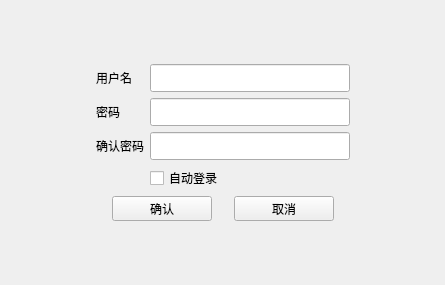
<?xml version="1.0" encoding="UTF-8"?>
<ui version="4.0">
 <class>setAdminWgt</class>
 <widget class="QWidget" name="setAdminWgt">
  <property name="geometry">
   <rect>
    <x>0</x>
    <y>0</y>
    <width>445</width>
    <height>285</height>
   </rect>
  </property>
  <property name="windowTitle">
   <string>Form</string>
  </property>
  <layout class="QHBoxLayout" name="horizontalLayout">
   <property name="spacing">
    <number>0</number>
   </property>
   <property name="leftMargin">
    <number>0</number>
   </property>
   <property name="topMargin">
    <number>0</number>
   </property>
   <property name="rightMargin">
    <number>0</number>
   </property>
   <property name="bottomMargin">
    <number>0</number>
   </property>
   <item>
    <widget class="QWidget" name="widget" native="true">
     <layout class="QGridLayout" name="gridLayout">
      <item row="3" column="0">
       <spacer name="horizontalSpacer_2">
        <property name="orientation">
         <enum>Qt::Horizontal</enum>
        </property>
        <property name="sizeHint" stdset="0">
         <size>
          <width>40</width>
          <height>20</height>
         </size>
        </property>
       </spacer>
      </item>
      <item row="3" column="2">
       <spacer name="horizontalSpacer_3">
        <property name="orientation">
         <enum>Qt::Horizontal</enum>
        </property>
        <property name="sizeHint" stdset="0">
         <size>
          <width>40</width>
          <height>20</height>
         </size>
        </property>
       </spacer>
      </item>
      <item row="4" column="1">
       <layout class="QHBoxLayout" name="horizontalLayout_5" stretch="48,0,0">
        <property name="spacing">
         <number>0</number>
        </property>
        <item>
         <spacer name="horizontalSpacer">
          <property name="orientation">
           <enum>Qt::Horizontal</enum>
          </property>
          <property name="sizeType">
           <enum>QSizePolicy::Maximum</enum>
          </property>
          <property name="sizeHint" stdset="0">
           <size>
            <width>54</width>
            <height>20</height>
           </size>
          </property>
         </spacer>
        </item>
        <item>
         <widget class="QCheckBox" name="autoLoginCheckBox">
          <property name="maximumSize">
           <size>
            <width>100</width>
            <height>16777215</height>
           </size>
          </property>
          <property name="text">
           <string>自动登录</string>
          </property>
         </widget>
        </item>
        <item>
         <spacer name="horizontalSpacer_4">
          <property name="orientation">
           <enum>Qt::Horizontal</enum>
          </property>
          <property name="sizeHint" stdset="0">
           <size>
            <width>40</width>
            <height>20</height>
           </size>
          </property>
         </spacer>
        </item>
       </layout>
      </item>
      <item row="5" column="1">
       <layout class="QHBoxLayout" name="horizontalLayout_6">
        <item>
         <widget class="QPushButton" name="confirmBtn">
          <property name="minimumSize">
           <size>
            <width>100</width>
            <height>25</height>
           </size>
          </property>
          <property name="maximumSize">
           <size>
            <width>100</width>
            <height>25</height>
           </size>
          </property>
          <property name="text">
           <string>确认</string>
          </property>
         </widget>
        </item>
        <item>
         <widget class="QPushButton" name="cancelBtn">
          <property name="minimumSize">
           <size>
            <width>100</width>
            <height>25</height>
           </size>
          </property>
          <property name="maximumSize">
           <size>
            <width>100</width>
            <height>25</height>
           </size>
          </property>
          <property name="text">
           <string>取消</string>
          </property>
         </widget>
        </item>
       </layout>
      </item>
      <item row="1" column="1">
       <layout class="QHBoxLayout" name="horizontalLayout_2">
        <item>
         <widget class="QLabel" name="usernameLabel">
          <property name="text">
           <string>用户名</string>
          </property>
         </widget>
        </item>
        <item>
         <widget class="QLineEdit" name="usernameLineEdit">
          <property name="minimumSize">
           <size>
            <width>200</width>
            <height>28</height>
           </size>
          </property>
          <property name="maximumSize">
           <size>
            <width>200</width>
            <height>28</height>
           </size>
          </property>
         </widget>
        </item>
       </layout>
      </item>
      <item row="3" column="1">
       <layout class="QHBoxLayout" name="horizontalLayout_4">
        <item>
         <widget class="QLabel" name="confirmPasswdLabel">
          <property name="text">
           <string>确认密码</string>
          </property>
         </widget>
        </item>
        <item>
         <widget class="QLineEdit" name="confirmPasswdLineEdit">
          <property name="minimumSize">
           <size>
            <width>200</width>
            <height>28</height>
           </size>
          </property>
          <property name="maximumSize">
           <size>
            <width>200</width>
            <height>28</height>
           </size>
          </property>
         </widget>
        </item>
       </layout>
      </item>
      <item row="2" column="1">
       <layout class="QHBoxLayout" name="horizontalLayout_3">
        <item>
         <widget class="QLabel" name="passwdLabel">
          <property name="text">
           <string>密码</string>
          </property>
         </widget>
        </item>
        <item>
         <widget class="QLineEdit" name="passwdLineEdit">
          <property name="minimumSize">
           <size>
            <width>200</width>
            <height>28</height>
           </size>
          </property>
          <property name="maximumSize">
           <size>
            <width>200</width>
            <height>28</height>
           </size>
          </property>
         </widget>
        </item>
       </layout>
      </item>
      <item row="0" column="1">
       <spacer name="verticalSpacer">
        <property name="orientation">
         <enum>Qt::Vertical</enum>
        </property>
        <property name="sizeHint" stdset="0">
         <size>
          <width>20</width>
          <height>40</height>
         </size>
        </property>
       </spacer>
      </item>
      <item row="6" column="1">
       <spacer name="verticalSpacer_2">
        <property name="orientation">
         <enum>Qt::Vertical</enum>
        </property>
        <property name="sizeHint" stdset="0">
         <size>
          <width>20</width>
          <height>40</height>
         </size>
        </property>
       </spacer>
      </item>
     </layout>
    </widget>
   </item>
  </layout>
 </widget>
 <resources/>
 <connections/>
</ui>
